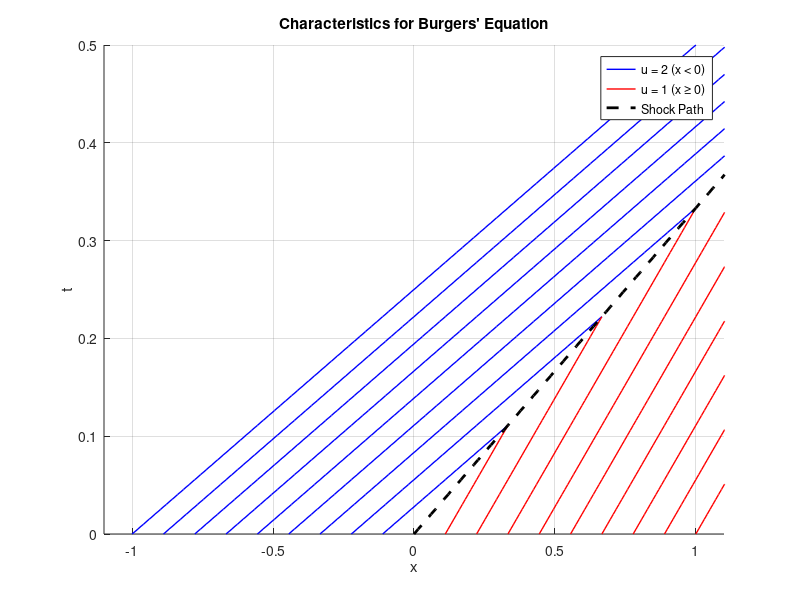

Reproduce this figure in MATLAB.
% Define time and initial points
t = linspace(0, 0.5, 100); % Small t to see early behavior
xi_left = linspace(-1, 0, 10); % xi < 0
xi_right = linspace(0, 1, 10); % xi >= 0

% Characteristics
figure;
hold on;
% For xi < 0, speed = 4
for xi = xi_left
    x = xi + 4 * t;
    x(x > 3*t) = NaN;
    plot(x, t, 'b-', 'LineWidth', 1);
end
% For xi >= 0, speed = 2
for xi = xi_right
    x = xi + 2 * t;
    x(x<3*t) = NaN;
    plot(x, t, 'r-', 'LineWidth', 1);
end

% Shock path
x_shock = 3 * t;
plot(x_shock, t, 'k--', 'LineWidth', 2);

% Formatting
xlabel('x');
ylabel('t');
title('Characteristics for Burgers'' Equation');

%
h1 = plot(NaN, NaN, 'b-', 'LineWidth', 1);
h2 = plot(NaN, NaN, 'r-', 'LineWidth', 1);
h3 = plot(NaN, NaN, 'k--', 'LineWidth', 2);
legend([h1, h2, h3], 'u = 2 (x < 0)', 'u = 1 (x \geq 0)', 'Shock Path');
grid on;
axis([-1.1 1.1 0 0.5]);
hold off;